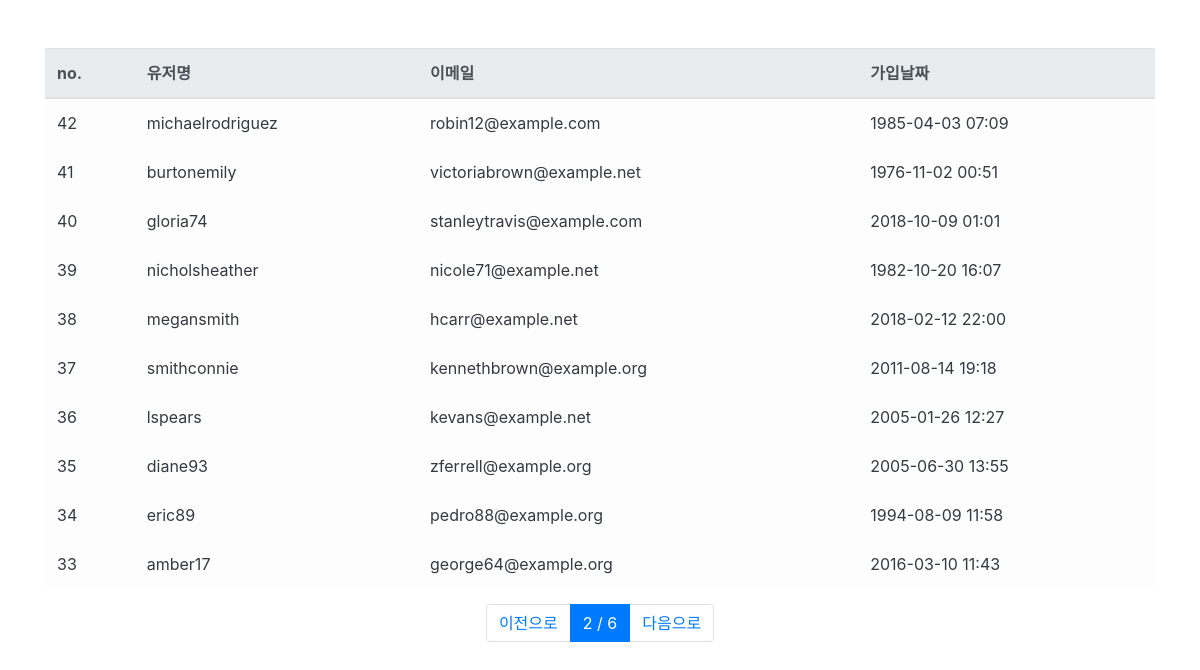
The app's page /users/?page=2 (signed in) with its own data.
### user/models.py (models this page shows, shortened)
class User(AbstractUser):
    register_date = models.DateTimeField(auto_now_add=True, verbose_name="등록날짜")
    class Meta:
        verbose_name = "사용자"
        verbose_name_plural = "사용자"

### user/views.py (the view)
# urls.py: path("users/", user_list_view, name="user_list")
@login_required
def user_list_view(request):
    page = int(request.GET.get("page",1))
    users = User.objects.all().order_by("-id")
    paginator = Paginator(users, 10)
    users = paginator.get_page(page)
    return render(request, "users.html", {"users": users})

### templates/users.html
{% extends "base.html" %}
{% block content %}
<div class="container">
<div class="row mt-5">
  <div class="col-12">
    <table class="table table-light">
      <thead class="thead-light">
        <tr>
          <th scope="col">no.</th>
          <th scope="col">유저명</th>
          <th scope="col">이메일</th>
          <th scope="col">가입날짜</th>
        </tr>
      </thead>
      <tbody class="text-dark">
        {% for user in users %}
        <tr>
          <td scope="row">{{ user.id }}</td>
          <td>{{ user.username }}</td>
          <td>{{ user.email }}</td>
          <td>{{ user.register_date|date:'Y-m-d H:i' }}</td>
        </tr>
        {% endfor %}
      </tbody>
    </table>
  </div>
</div>
<nav>
  <ul class="pagination justify-content-center">
    {% if users.has_previous %}
    <li class="page-item">
      <a class="page-link" href="?page={{ users.previous_page_number }}">이전으로</a>
    </li>
    {% else %}
    <li class="page-item disabled">
      <a class="page-link" href="#">이전으로</a>
    </li>
    {% endif %}
    <li class="page-item active">
      <a class="page-link" href="#">{{ users.number }} / {{ users.paginator.num_pages }}</a>
    </li>
    {% if users.has_next %}
    <li class="page-item">
      <a class="page-link" href="?page={{ users.next_page_number }}">다음으로</a>
    {% else %}
    <li class="page-item disabled">
      <a class="page-link disabled" href="#">다음으로</a>
    {% endif %}
    </li>
  </ul>
</nav>
</div>
{% endblock %}

### records on screen
User: id "42", username "michaelrodriguez", email "robin12@example.com", register_date "1985-04-03 07:09"
User: id "41", username "burtonemily", email "victoriabrown@example.net", register_date "1976-11-02 00:51"
User: id "40", username "gloria74", email "stanleytravis@example.com", register_date "2018-10-09 01:01"
User: id "39", username "nicholsheather", email "nicole71@example.net", register_date "1982-10-20 16:07"
User: id "38", username "megansmith", email "hcarr@example.net", register_date "2018-02-12 22:00"
User: id "37", username "smithconnie", email "kennethbrown@example.org", register_date "2011-08-14 19:18"
User: id "36", username "lspears", email "kevans@example.net", register_date "2005-01-26 12:27"
User: id "35", username "diane93", email "zferrell@example.org", register_date "2005-06-30 13:55"
User: id "34", username "eric89", email "pedro88@example.org", register_date "1994-08-09 11:58"
User: id "33", username "amber17", email "george64@example.org", register_date "2016-03-10 11:43"

### other values on screen
{{ users.number }} "2"
{{ users.paginator.num_pages }} "6"
